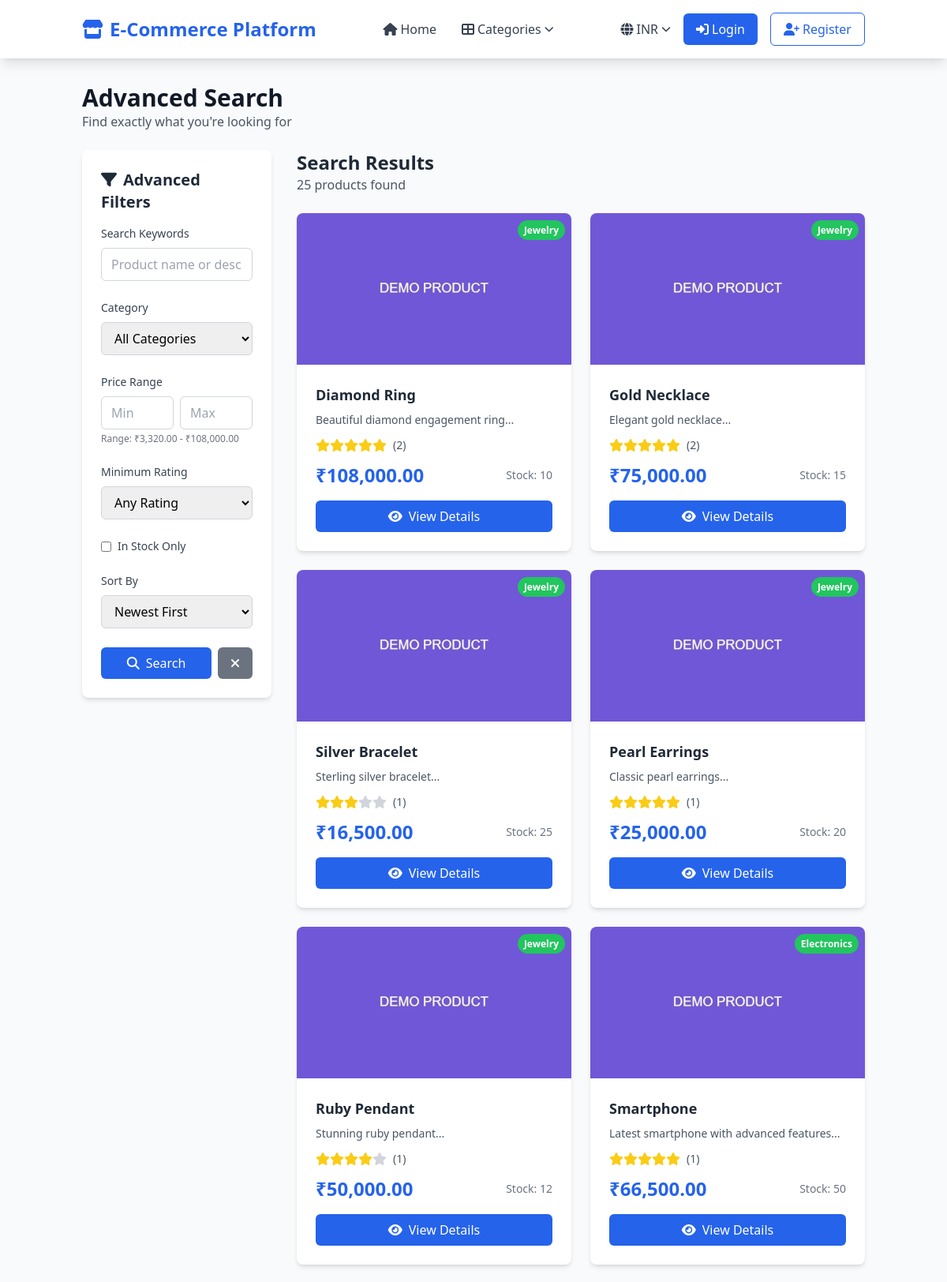
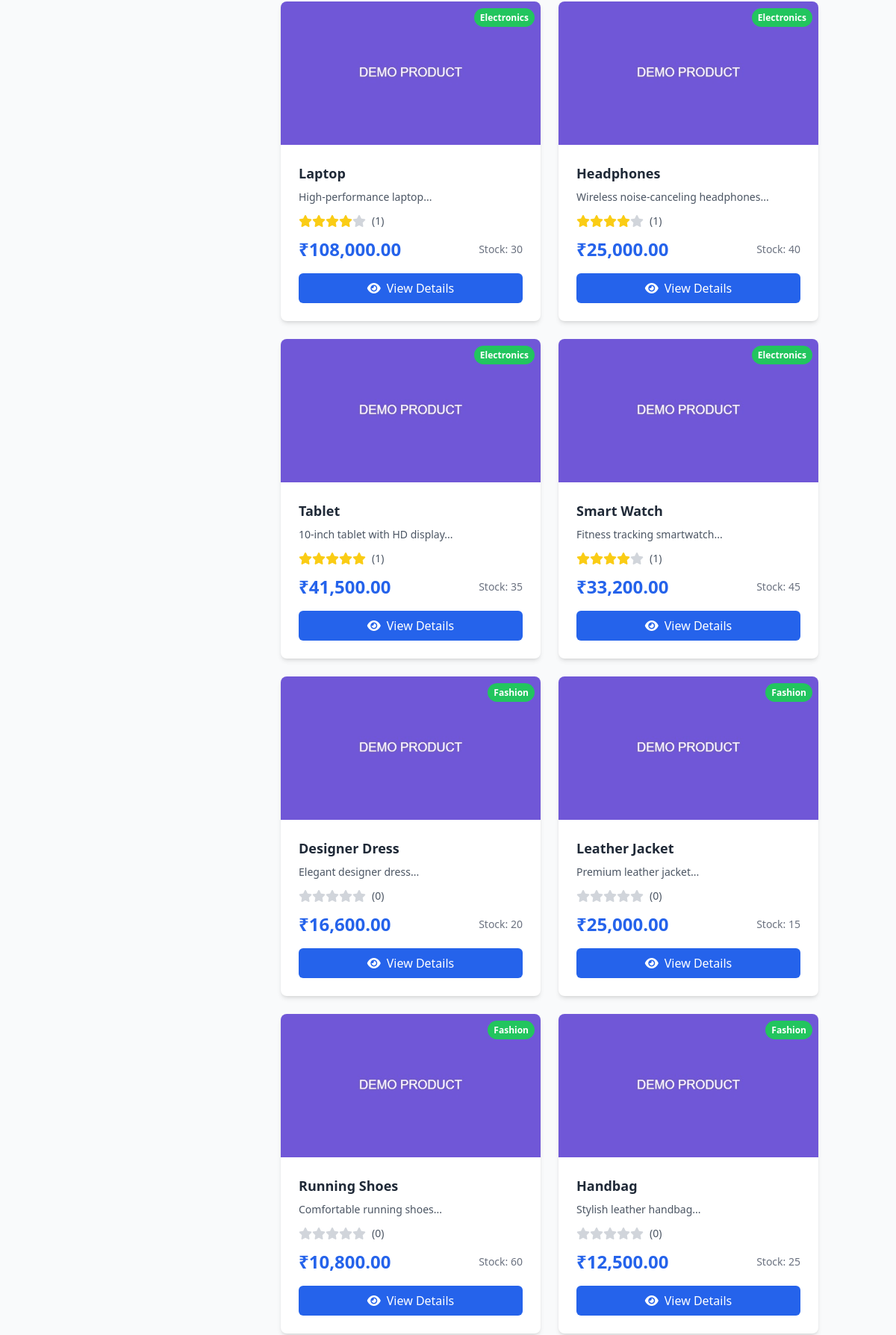
Screenshot of /pages/search.php (upper part) with the database file from the repository (2 pictures, top to bottom).
### tables this page shows
CREATE TABLE products (
    id INT AUTO_INCREMENT PRIMARY KEY,
    name VARCHAR(200) NOT NULL,
    description TEXT,
    price DECIMAL(10,2) NOT NULL,
    category_id INT,
    image VARCHAR(255),
    stock INT DEFAULT 0,
    created_at TIMESTAMP DEFAULT CURRENT_TIMESTAMP,
    FOREIGN KEY (category_id) REFERENCES categories(id)
);

CREATE TABLE categories (
    id INT AUTO_INCREMENT PRIMARY KEY,
    name VARCHAR(100) NOT NULL,
    description TEXT,
    created_at TIMESTAMP DEFAULT CURRENT_TIMESTAMP
);

### classes/Product.php (called while the page is built, shortened)
<?php
class Product {
    private $conn;
    private $table_name = "products";
    public function __construct($db) {
        $this->conn = $db;
    }
    public function getAllProducts($filters = []) {
        $query = "SELECT p.*, c.name as category_name,
                  COALESCE(AVG(r.rating), 0) as avg_rating,
                  COUNT(r.id) as review_count
                  FROM " . $this->table_name . " p
                  LEFT JOIN categories c ON p.category_id = c.id
                  LEFT JOIN reviews r ON p.id = r.product_id
                  WHERE 1=1";
        $params = [];
        $query .= " GROUP BY p.id, c.name";
        $sort = $filters['sort'] ?? 'newest';
        switch ($sort) {
            default:
                $query .= " ORDER BY p.created_at DESC";
        }
        $stmt = $this->conn->prepare($query);
        $stmt->execute($params);
        return $stmt->fetchAll(PDO::FETCH_ASSOC);
    }
    public function getPriceRange() {
        $query = "SELECT MIN(price) as min_price, MAX(price) as max_price FROM " . $this->table_name;
        $stmt = $this->conn->prepare($query);
        $stmt->execute();
        return $stmt->fetch(PDO::FETCH_ASSOC);
    }
}
?>

### config/config.php (called while the page is built, shortened)
<?php
$currencies = [
    'INR' => ['symbol' => '₹', 'rate' => 1.00],
    'USD' => ['symbol' => '$', 'rate' => 0.012],
    'EUR' => ['symbol' => '€', 'rate' => 0.011],
    'GBP' => ['symbol' => '£', 'rate' => 0.0095],
    'JPY' => ['symbol' => '¥', 'rate' => 1.80]
];
function formatPrice($price, $currency = null) {
    global $currencies;
    $currency = $currency ?: $_SESSION['currency'];
    $convertedPrice = $price * $currencies[$currency]['rate'];
    return $currencies[$currency]['symbol'] . number_format($convertedPrice, 2);
}
?>

### pages/search.php (the view, shortened to what this page needs)
<?php
require_once '../config/config.php';
require_once '../classes/Product.php';
$database = new Database();
$db = $database->getConnection();
$product = new Product($db);
$filters = [
    'search' => $_GET['search'] ?? '',
    'category' => $_GET['category'] ?? '',
    'min_price' => $_GET['min_price'] ?? '',
    'max_price' => $_GET['max_price'] ?? '',
    'min_rating' => $_GET['min_rating'] ?? '',
    'in_stock' => isset($_GET['in_stock']) ? 1 : 0,
    'sort' => $_GET['sort'] ?? 'newest'
];
$products = $product->getAllProducts($filters);
$priceRange = $product->getPriceRange();
?>
<!DOCTYPE html>
<html lang="en">
<head>
    <script src="https://cdn.tailwindcss.com"></script>
    <link href="https://cdnjs.cloudflare.com/ajax/libs/font-awesome/6.5.1/css/all.min.css" rel="stylesheet">
</head>
<body class="bg-gray-50">
    <?php include '../includes/header.php'; ?>
    <div class="container mx-auto px-4 py-8">
        <div class="mb-6">
            <h1 class="text-3xl font-bold text-gray-900">Advanced Search</h1>
            <p class="text-gray-600">Find exactly what you're looking for</p>
        </div>
        <div class="flex flex-col lg:flex-row gap-8">
            <div class="lg:w-1/4">
                <div class="bg-white rounded-lg shadow-md p-6 sticky top-4">
                    <h2 class="text-xl font-bold mb-4 text-gray-800">
                        <i class="fas fa-filter mr-2"></i>Advanced Filters
                    </h2>
                    <form method="GET" class="space-y-6">
                        <div>
                            <label class="block text-sm font-medium text-gray-700 mb-2">Search Keywords</label>
                            <input type="text" name="search" value="<?php echo htmlspecialchars($filters['search']); ?>"
                                   class="w-full px-3 py-2 border border-gray-300 rounded-md focus:outline-none focus:ring-2 focus:ring-blue-500"
                                   placeholder="Product name or description...">
                        </div>
                        <div>
                            <label class="block text-sm font-medium text-gray-700 mb-2">Category</label>
                            <select name="category" class="w-full px-3 py-2 border border-gray-300 rounded-md focus:outline-none focus:ring-2 focus:ring-blue-500">
                                <option value="">All Categories</option>
                            </select>
                        </div>
                        <div>
                            <label class="block text-sm font-medium text-gray-700 mb-2">Price Range</label>
                            <div class="flex gap-2">
                                <input type="number" name="min_price" value="<?php echo $filters['min_price']; ?>"
                                       class="w-1/2 px-3 py-2 border border-gray-300 rounded-md focus:outline-none focus:ring-2 focus:ring-blue-500"
                                       placeholder="Min" min="0" step="0.01">
                                <input type="number" name="max_price" value="<?php echo $filters['max_price']; ?>"
                                       class="w-1/2 px-3 py-2 border border-gray-300 rounded-md focus:outline-none focus:ring-2 focus:ring-blue-500"
                                       placeholder="Max" min="0" step="0.01">
                            </div>
                            <div class="text-xs text-gray-500 mt-1">
                                Range: <?php echo formatPrice($priceRange['min_price']); ?> - <?php echo formatPrice($priceRange['max_price']); ?>
                            </div>
                        </div>
                        <div>
                            <label class="block text-sm font-medium text-gray-700 mb-2">Minimum Rating</label>
                            <select name="min_rating" class="w-full px-3 py-2 border border-gray-300 rounded-md focus:outline-none focus:ring-2 focus:ring-blue-500">
                                <option value="">Any Rating</option>
                            </select>
                        </div>
                        <div>
                            <label class="flex items-center">
                                <input type="checkbox" name="in_stock" value="1" <?php echo $filters['in_stock'] ? 'checked' : ''; ?>
                                       class="mr-2 text-blue-600 focus:ring-blue-500">
                                <span class="text-sm text-gray-700">In Stock Only</span>
                            </label>
                        </div>
                        <div>
                            <label class="block text-sm font-medium text-gray-700 mb-2">Sort By</label>
                            <select name="sort" class="w-full px-3 py-2 border border-gray-300 rounded-md focus:outline-none focus:ring-2 focus:ring-blue-500">
                                <option value="newest" <?php echo $filters['sort'] == 'newest' ? 'selected' : ''; ?>>Newest First</option>
                            </select>
                        </div>
                        <div class="flex gap-2">
                            <button type="submit" class="flex-1 bg-blue-600 text-white py-2 px-4 rounded-md hover:bg-blue-700 transition">
                                <i class="fas fa-search mr-2"></i>Search
                            </button>
                            <a href="search.php" class="bg-gray-500 text-white py-2 px-4 rounded-md hover:bg-gray-600 transition">
                                <i class="fas fa-times"></i>
                            </a>
                        </div>
                    </form>
                </div>
            </div>
            <div class="lg:w-3/4">
                <div class="mb-6 flex justify-between items-center">
                    <div>
                        <h2 class="text-2xl font-bold text-gray-800">Search Results</h2>
                        <p class="text-gray-600"><?php echo count($products); ?> products found</p>
                    </div>
                </div>
                <?php if (empty($products)): ?>
                    <div class="bg-white rounded-lg shadow-md p-12 text-center">
                        <i class="fas fa-search text-6xl text-gray-300 mb-4"></i>
                        <h3 class="text-xl font-semibold text-gray-700 mb-2">No products found</h3>
                        <p class="text-gray-500 mb-4">Try adjusting your search criteria or browse our categories</p>
                        <a href="../index.php" class="bg-blue-600 text-white px-6 py-2 rounded-md hover:bg-blue-700 transition">
                            Browse All Products
                        </a>
                    </div>
                <?php else: ?>
                    <div class="grid grid-cols-1 md:grid-cols-2 xl:grid-cols-3 gap-6">
                        <?php foreach ($products as $prod): ?>
                            <div class="bg-white rounded-lg shadow-md overflow-hidden hover:shadow-xl transition-shadow duration-300">
                                <div class="relative">
                                    <img src="../assets/images/<?php echo $prod['image']; ?>"
                                         alt="<?php echo htmlspecialchars($prod['name']); ?>"
                                         class="w-full h-48 object-cover"
                                         onerror="this.src='../assets/images/demo-product.jpg'">
                                    <div class="absolute top-2 right-2">
                                        <span class="bg-green-500 text-white px-2 py-1 rounded-full text-xs font-semibold">
                                            <?php echo $prod['category_name']; ?>
                                        </span>
                                    </div>
                                </div>
                                <div class="p-6">
                                    <h3 class="text-lg font-semibold text-gray-800 mb-2"><?php echo htmlspecialchars($prod['name']); ?></h3>
                                    <p class="text-gray-600 text-sm mb-3"><?php echo substr($prod['description'], 0, 100); ?>...</p>
                                    <div class="flex items-center mb-3">
                                        <?php
                                        $rating = round($prod['avg_rating']);
                                        for ($i = 1; $i <= 5; $i++):
                                        ?>
                                            <i class="fas fa-star <?php echo $i <= $rating ? 'text-yellow-400' : 'text-gray-300'; ?>"></i>
                                        <?php endfor; ?>
                                        <span class="ml-2 text-sm text-gray-600">(<?php echo $prod['review_count']; ?>)</span>
                                    </div>
                                    <div class="flex items-center justify-between mb-4">
                                        <span class="text-2xl font-bold text-blue-600"><?php echo formatPrice($prod['price']); ?></span>
                                        <span class="text-sm text-gray-500">Stock: <?php echo $prod['stock']; ?></span>
                                    </div>
                                    <div class="flex gap-2">
                                        <a href="product.php?id=<?php echo $prod['id']; ?>"
                                           class="flex-1 bg-blue-600 text-white text-center py-2 px-4 rounded-md hover:bg-blue-700 transition">
                                            <i class="fas fa-eye mr-2"></i>View Details
                                        </a>
                                    </div>
                                </div>
                            </div>
                        <?php endforeach; ?>
                    </div>
                <?php endif; ?>
            </div>
        </div>
    </div>
</body>
</html>

### rows the page displays
products: category.name "Jewelry", name "Diamond Ring", description "Beautiful diamond engagement ring", review_count "2", price "₹108,000.00", stock "10"
products: category.name "Jewelry", name "Gold Necklace", description "Elegant gold necklace", review_count "2", price "₹75,000.00", stock "15"
products: category.name "Jewelry", name "Silver Bracelet", description "Sterling silver bracelet", review_count "1", price "₹16,500.00", stock "25"
products: category.name "Jewelry", name "Pearl Earrings", description "Classic pearl earrings", review_count "1", price "₹25,000.00", stock "20"
products: category.name "Jewelry", name "Ruby Pendant", description "Stunning ruby pendant", review_count "1", price "₹50,000.00", stock "12"
products: category.name "Electronics", name "Smartphone", description "Latest smartphone with advanced features", review_count "1", price "₹66,500.00", stock "50"
products: category.name "Electronics", name "Laptop", description "High-performance laptop", review_count "1", price "₹108,000.00", stock "30"
products: category.name "Electronics", name "Headphones", description "Wireless noise-canceling headphones", review_count "1", price "₹25,000.00", stock "40"
products: category.name "Electronics", name "Tablet", description "10-inch tablet with HD display", review_count "1", price "₹41,500.00", stock "35"
products: category.name "Electronics", name "Smart Watch", description "Fitness tracking smartwatch", review_count "1", price "₹33,200.00", stock "45"
products: category.name "Fashion", name "Designer Dress", description "Elegant designer dress", review_count "0", price "₹16,600.00", stock "20"
products: category.name "Fashion", name "Leather Jacket", description "Premium leather jacket", review_count "0", price "₹25,000.00", stock "15"
products: category.name "Fashion", name "Running Shoes", description "Comfortable running shoes", review_count "0", price "₹10,800.00", stock "60"
products: category.name "Fashion", name "Handbag", description "Stylish leather handbag", review_count "0", price "₹12,500.00", stock "25"

### other values shown
SITE_NAME "E-Commerce Platform"
$_SESSION['currency'] "INR"
formatPrice($priceRange['min_price']) "₹3,320.00"
formatPrice($priceRange['max_price']) "₹108,000.00"
count($products) "25"
